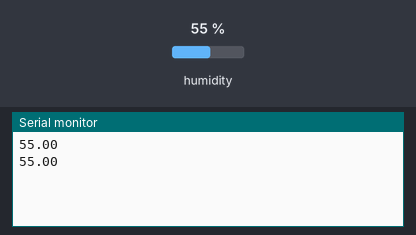
Bench run of a sketch on a simulated Arduino Nano 33 BLE. Shown: the last lines printed to the serial monitor. The test bench sets the inputs (shaded band); at power-on: humidity 55 %.

Above: at 1.8 s.
1.9 s: humidity set to 22 %
At 2.8 s:
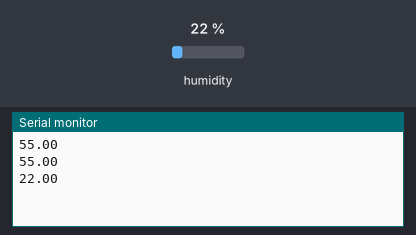
3.4 s: humidity set to 40 %
At 4.8 s:
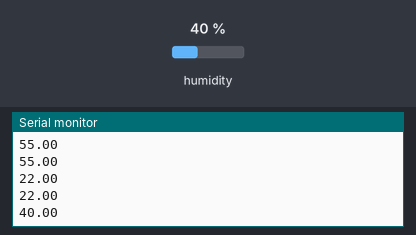
Timing chart, 0 to 6.4 s (numbered marks = the images above; inputs shaded):
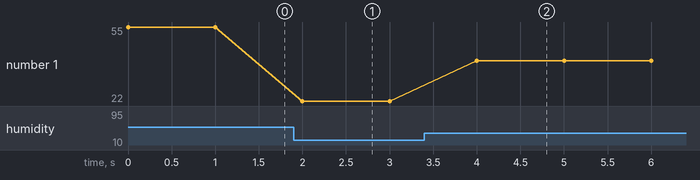

Measured:
- after the input at 1.9 s, the serial monitor: prints a new line after 0.10 s (image 1)
- after the input at 3.4 s, the serial monitor: prints a new line after 0.60 s (image 2)
- plotted number 1: 55 → 22 after the input at 1.9 s, 22 → 40 after the input at 3.4 s

The sketch:

humidity-serial-read.ino
```cpp
/*
  The circuit:
  - Arduino Nano 33 BLE Sense
*/

#include <Arduino_HTS221.h>

int proximity = 0;
int r = 0, g = 0, b = 0;

void setup() {

  Serial.begin(9600);
  while (!Serial);

  if (!HTS.begin()) {
    Serial.println("Failed to initialize humidity temperature sensor!");
    while (1);
  }

}

void loop() {


  float humidity    = HTS.readHumidity();

  Serial.println(humidity);

  // wait 1 second to print again
  delay(1000);

}
```
